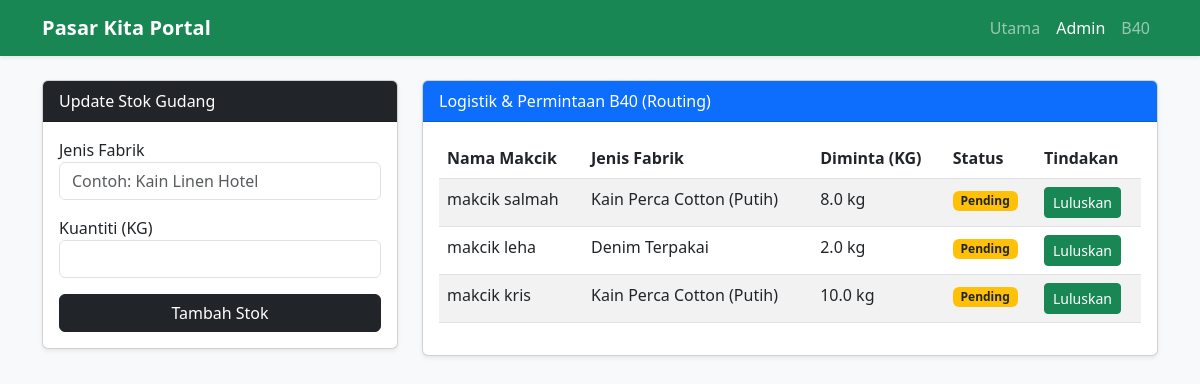
/admin, run on an earlier commit of the app's database.
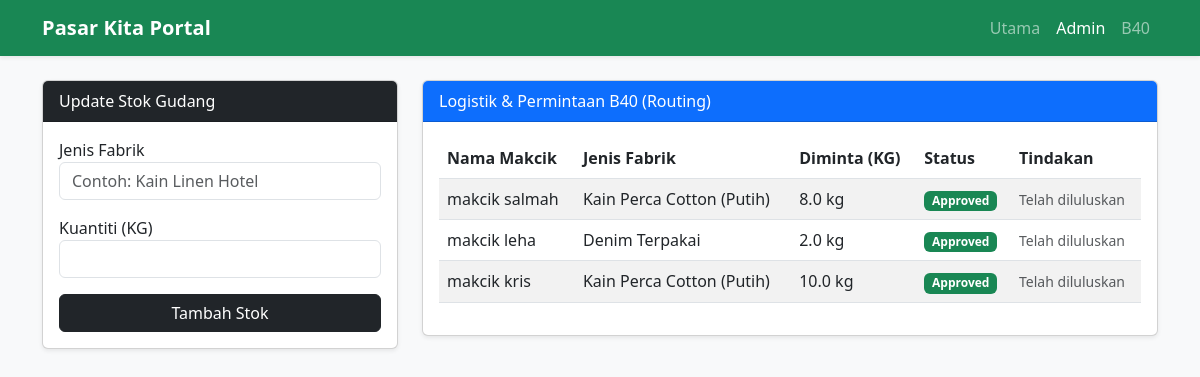
And on a later commit of the database.
### app.py (models this page shows)
class RequestLog(db.Model):
    id = db.Column(db.Integer, primary_key=True)
    makcik_name = db.Column(db.String(100), nullable=False)
    fabric_id = db.Column(db.Integer, db.ForeignKey('fabric.id'), nullable=False)
    requested_kg = db.Column(db.Float, nullable=False)
    status = db.Column(db.String(50), default="Pending")
    fabric = db.relationship('Fabric', backref=db.backref('requests', lazy=True))

class Fabric(db.Model):
    id = db.Column(db.Integer, primary_key=True)
    name = db.Column(db.String(100), nullable=False)
    available_kg = db.Column(db.Float, nullable=False)

### app.py (the view, shortened to what this page needs)
@app.route('/admin', methods=['GET', 'POST'])
def admin_dashboard():
    fabrics = Fabric.query.all()
    requests = RequestLog.query.all()
    return render_template('admin.html', fabrics=fabrics, requests=requests)

### templates/admin.html (shortened to what this page needs)
{% extends 'layout.html' %}
{% block content %}
<div class="row">
    <div class="col-md-4">
        <div class="card shadow-sm mb-4">
            <div class="card-header bg-dark text-white">Update Stok Gudang</div>
            <div class="card-body">
                <form method="POST">
                    <div class="mb-3">
                        <label>Jenis Fabrik</label>
                        <input type="text" name="name" class="form-control" required placeholder="Contoh: Kain Linen Hotel">
                    </div>
                    <div class="mb-3">
                        <label>Kuantiti (KG)</label>
                        <input type="number" step="0.1" name="available_kg" class="form-control" required>
                    </div>
                    <button type="submit" class="btn btn-dark w-100">Tambah Stok</button>
                </form>
            </div>
        </div>
    </div>
    <div class="col-md-8">
        <div class="card shadow-sm mb-4">
            <div class="card-header bg-primary text-white">Logistik & Permintaan B40 (Routing)</div>
            <div class="card-body">
                <table class="table table-striped">
                    <thead>
                        <tr>
                            <th>Nama Makcik</th>
                            <th>Jenis Fabrik</th>
                            <th>Diminta (KG)</th>
                            <th>Status</th>
                            <th>Tindakan</th>
                        </tr>
                    </thead>
                    <tbody>
                        {% for req in requests %}
                        <tr>
                            <td>{{ req.makcik_name }}</td>
                            <td>{{ req.fabric.name }}</td>
                            <td>{{ req.requested_kg }} kg</td>
                            <td>
                                {% if req.status == 'Pending' %}
                                <span class="badge bg-warning text-dark">{{ req.status }}</span>
                                {% elif req.status == 'Approved' %}
                                <span class="badge bg-success">{{ req.status }}</span>
                                {% else %}
                                <span class="badge bg-secondary">{{ req.status }}</span>
                                {% endif %}
                            </td>
                            <td>
                                {% if req.status == 'Pending' %}
                                <form method="POST" class="d-inline">
                                    <button type="submit" class="btn btn-sm btn-success">Luluskan</button>
                                </form>
                                {% else %}
                                <span class="text-muted small">Telah diluluskan</span>
                                {% endif %}
                            </td>
                        </tr>
                        {% endfor %}
                    </tbody>
                </table>
            </div>
        </div>
    </div>
</div>
{% endblock %}

### templates/layout.html (shortened to what this page needs)
<!DOCTYPE html>
<html lang="ms">
<head>
    <link href="https://cdn.jsdelivr.net/npm/bootstrap@5.3.0/dist/css/bootstrap.min.css" rel="stylesheet">
</head>
<body class="bg-light">
    <nav class="navbar navbar-expand-lg navbar-dark bg-success shadow-sm mb-4">
        <div class="container">
            <a class="navbar-brand" href="{{ url_for('index') }}">Pasar Kita Portal</a>
            <div class="collapse navbar-collapse" id="mainNav">
                <ul class="navbar-nav ms-auto">
                    <li class="nav-item"><a class="nav-link {% if request.endpoint == 'index' %}active{% endif %}" href="{{ url_for('index') }}">Utama</a></li>
                    <li class="nav-item"><a class="nav-link {% if request.endpoint == 'admin_dashboard' %}active{% endif %}" href="{{ url_for('admin_dashboard') }}">Admin</a></li>
                    <li class="nav-item"><a class="nav-link {% if request.endpoint == 'b40_dashboard' %}active{% endif %}" href="{{ url_for('b40_dashboard') }}">B40</a></li>
                </ul>
            </div>
        </div>
    </nav>
    <div class="container">
        {% block content %}{% endblock %}
    </div>
</body>
</html>

### templates/layout.html (style rules this page uses)
body { min-height: 100vh; }
.navbar-brand { font-weight: 700; letter-spacing: .1px; }
.nav-link { font-weight: 500; }
.nav-link.active { color: #fff !important; }

What changed in the data, as far as the page shows it:
changed RequestLog "makcik salmah": status "Pending" → "Approved"; status "Luluskan" → "Telah diluluskan"
changed RequestLog "makcik leha": status "Pending" → "Approved"; status "Luluskan" → "Telah diluluskan"
changed RequestLog "makcik kris": status "Pending" → "Approved"; status "Luluskan" → "Telah diluluskan"
